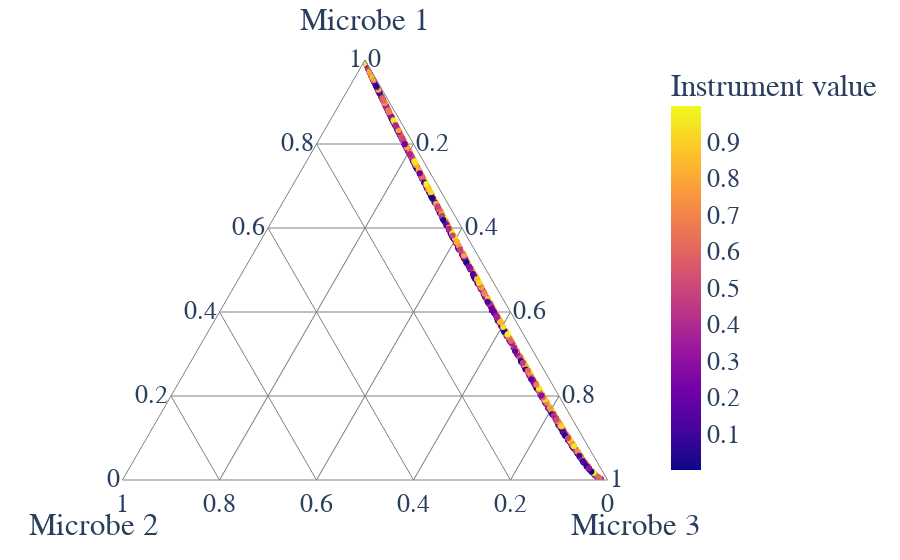

The notebook cell saved with this chart:
### Code cell
fig = px.scatter_ternary(df, a='Microbe 1', 
                         b='Microbe 2', 
                         c='Microbe 3',
                         color=Z_sim[:, 1].squeeze(),
                        labels={"color": "Instrument value"})

fig = update_layout_px(fig)
fig.write_image(os.path.join(savepath,
                             "Ternaryplot_SampleZ2_" +str(p)+"InstrumentStrength_"+str(instrument_strength)+".pdf" ))

fig.show()

### Figure 1 — Plotly figure (JSON) as saved in the notebook; plotly's stock layout.template omitted (floating-point values rounded to 4 significant figures; data arrays with more than 128 entries replaced by an {"elided": "..."} marker saying what was removed)
{"data": [{"a": {"elided": "1000 float values"}, "b": {"elided": "1000 float values"}, "c": {"elided": "1000 float values"}, "hovertemplate": "Microbe 1=%{a}<br>Microbe 2=%{b}<br>Microbe 3=%{c}<br>Instrument value=%{marker.color}<extra></extra>", "legendgroup": "", "marker": {"color": {"elided": "1000 float values"}, "coloraxis": "coloraxis", "symbol": "circle"}, "mode": "markers", "name": "", "showlegend": false, "subplot": "ternary", "type": "scatterternary"}], "layout": {"coloraxis": {"colorbar": {"title": {"text": "Instrument value"}}, "colorscale": [[0, "#0d0887"], [0.1111, "#46039f"], [0.2222, "#7201a8"], [0.3333, "#9c179e"], [0.4444, "#bd3786"], [0.5556, "#d8576b"], [0.6667, "#ed7953"], [0.7778, "#fb9f3a"], [0.8889, "#fdca26"], [1, "#f0f921"]]}, "font": {"family": "serif", "size": 26}, "legend": {"tracegroupgap": 0}, "margin": {"t": 60}, "paper_bgcolor": "rgba(0,0,0,0)", "plot_bgcolor": "rgba(0,0,0,0)", "ternary": {"aaxis": {"gridcolor": "grey", "linecolor": "grey", "title": {"text": "Microbe 1"}}, "baxis": {"gridcolor": "grey", "linecolor": "grey", "title": {"text": "Microbe 2"}}, "bgcolor": "rgba(0,0,0,0)", "caxis": {"gridcolor": "grey", "linecolor": "grey", "title": {"text": "Microbe 3"}}, "domain": {"x": [0, 1], "y": [0, 1]}}, "xaxis": {"linecolor": "black", "linewidth": 2, "showline": true}, "yaxis": {"linecolor": "black", "linewidth": 2, "showline": true}}}
